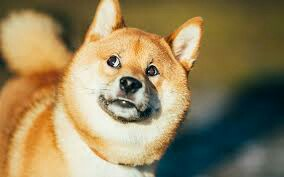
//> input picture data/dog.jpg, 284 x 177 px
$ ./10 data/dog.jpg   (built with g++ and OpenCV 4)
//> lines starting //> are read from the running program, lines starting //| are printed output that depends on the picture

#include "stdafx.h"
#include <stdlib.h>
#include <math.h>
#include <opencv2\core.hpp>
#include <opencv2\imgcodecs.hpp>
#include <opencv2\highgui\highgui.hpp>

#include <iostream>
#include <string>

using namespace cv;
using namespace std;

int main(int argc, char** argv)
{
	string imageName("./data/Lena_color.png");

	if (argc > 1)
	{
		imageName = argv[1];
	}

	Mat src,Y,Cb,Cr;
	src = imread(imageName.c_str(), IMREAD_COLOR);
//> src is the input picture: 177 rows x 284 cols, CV_8UC3; mean B, G, R 91.6, 129.6, 145.7

	if (src.empty())
	{
		cout << "Could not open or find the image" << std::endl;
		return -1;
	}
	printf("rows = %d, cols = %d\n", src.rows, src.cols);
//| rows = 177, cols = 284
	Y = Mat::zeros(src.rows, src.cols, CV_8UC1);
	Cb = Y.clone();
	Cr = Y.clone();

	for (int height = 0; height < src.rows; height++)
	{
		for (int width = 0; width < src.cols; width++)
		{
			float BGR[3];
			for (int i = 0; i <= 2; i++)
				BGR[i] = src.at<Vec3b>(height, width)[i] / 255.0;
			Y.at<uchar>(height, width) = saturate_cast<uchar>(BGR[0] * 24.966 + BGR[1] * 128.533 + BGR[2] * 24.966 + 16);
			Cb.at<uchar>(height, width) = saturate_cast<uchar>(BGR[0] * 112 + BGR[1] * -74.203 + BGR[2] * -37.797 + 128);
			Cr.at<uchar>(height, width) = saturate_cast<uchar>(BGR[0] * -18.214 + BGR[1] * -93.786 + BGR[2] * 112 + 128);
		}
	}
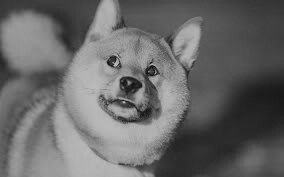
//> Y: 177 rows x 284 cols, CV_8UC1; min 17, max 193, mean 104.6
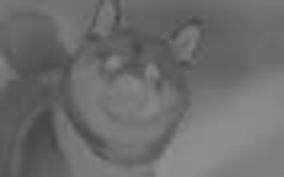
//> Cb: 177 rows x 284 cols, CV_8UC1; min 69, max 145, mean 108.9
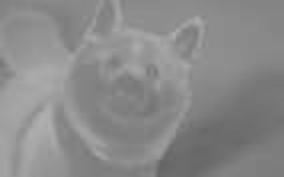
//> Cr: 177 rows x 284 cols, CV_8UC1; min 101, max 176, mean 137.8


	namedWindow("src", WINDOW_AUTOSIZE);
	imshow("src", src);

	namedWindow("Y", WINDOW_AUTOSIZE);
	imshow("Y", Y);
	namedWindow("Cb", WINDOW_AUTOSIZE);
	imshow("Cb", Cb);
	namedWindow("Cr", WINDOW_AUTOSIZE);
	imshow("Cr", Cr);

	waitKey(0);

	return 0;
}
